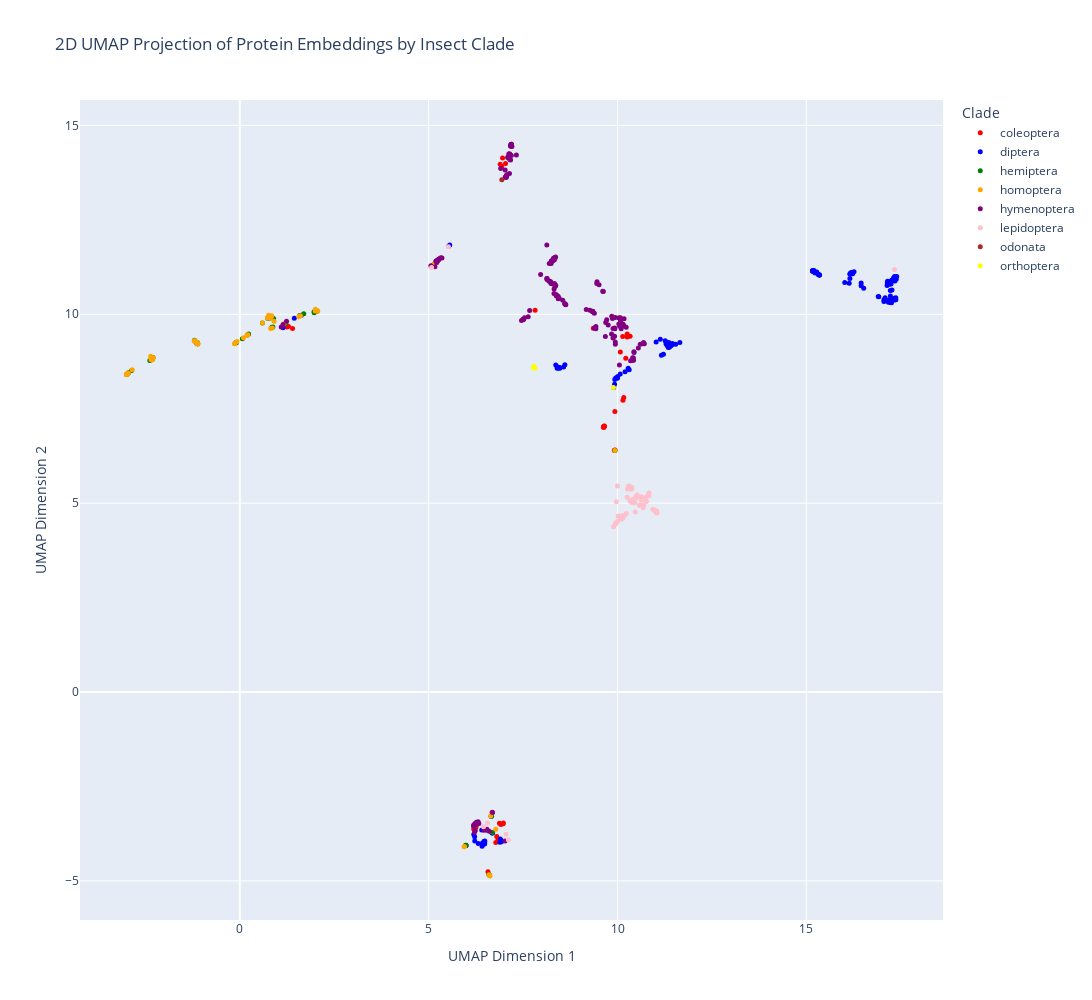

The code cell stored with this chart in its notebook:
### Code cell
import plotly.graph_objects as go
import numpy as np

# Assuming 'all_labels_2d' and 'embedded_data_2d' are already defined from previous UMAP reduction

# Define hardcoded colors for each clade
color_map = {
    "coleoptera": "red", "diptera": "blue", "hemiptera": "green", "homoptera": "orange",
    "hymenoptera": "purple", "lepidoptera": "pink", "odonata": "brown", "orthoptera": "yellow"
}

# Create a new figure for 2D plotting
fig = go.Figure()

# Plot each clade's points in the 2D space
for clade in embeddings_data.keys():
    indices = (all_labels_2d == clade)
    fig.add_trace(go.Scatter(
        x=embedded_data_2d[indices, 0],
        y=embedded_data_2d[indices, 1],
        mode='markers',
        marker=dict(
            size=5,
            color=color_map[clade],  # Color for each clade
        ),
        text=keys_data[clade],
        hoverinfo="text",
        name=clade  # Name of the clade for the legend
    ))

# Set the title and labels
fig.update_layout(
    title='2D UMAP Projection of Protein Embeddings by Insect Clade',
    xaxis_title='UMAP Dimension 1',
    yaxis_title='UMAP Dimension 2',
    legend_title="Clade",
    width=1200,
    height=1000,
)

# Show plot
fig.show()

### Figure 1 — Plotly figure (JSON) as saved in the notebook; plotly's stock layout.template omitted (floating-point values rounded to 4 significant figures; data arrays with more than 128 entries replaced by an {"elided": "..."} marker saying what was removed)
{"data": [{"hoverinfo": "text", "marker": {"color": "red", "size": 5}, "mode": "markers", "name": "coleoptera", "text": ["CAK1651321_1 Protein timeless homolog [Acanthoscelides obtectus]", "CAK1651322_1 Protein timeless homolog [Acanthoscelides obtectus]", "CAK1651328_1 Protein timeless homolog [Acanthoscelides obtectus]", "CAK1651332_1 Protein timeless homolog [Acanthoscelides obtectus]", "CAK1657700_1 Protein timeless homolog [Acanthoscelides obtectus]", "CAK1664182_1 Protein timeless homolog [Acanthoscelides obtectus]", "KAF7271216_1 hypothetical protein GWI33_015878 [Rhynchophorus ferrugineus]", "KAF7275727_1 hypothetical protein GWI33_011329, partial [Rhynchophorus ferrugineus]", "KAF7276150_1 hypothetical protein GWI33_010874, partial [Rhynchophorus ferrugineus]", "KAF7276725_1 hypothetical protein GWI33_009884, partial [Rhynchophorus ferrugineus]", "KAF7277062_1 hypothetical protein GWI33_009485, partial [Rhynchophorus ferrugineus]", "KAF7285717_1 hypothetical protein GWI33_010138 [Rhynchophorus ferrugineus]", "XP_008201051_1 protein timeless homolog isoform X1 [Tribolium castaneum]", "XP_015840765_1 protein timeless homolog isoform X2 [Tribolium castaneum]", "XP_017771147_1 PREDICTED: protein timeless homolog [Nicrophorus vespilloides]", "XP_017783660_1 PREDICTED: protein timeless homolog, partial [Nicrophorus vespilloides]", "XP_018327682_1 protein timeless homolog [Agrilus planipennis]", "XP_018561954_1 protein timeless homolog [Anoplophora glabripennis]", "XP_019866643_2 protein timeless homolog [Aethina tumida]", "XP_022919507_1 protein timeless homolog [Onthophagus taurus]", "XP_023016006_1 protein timeless homolog [Leptinotarsa decemlineata]", "XP_028140690_1 protein timeless homolog [Diabrotica virgifera virgifera]", "XP_030750597_1 protein timeless homolog [Sitophilus oryzae]", "XP_031332510_1 protein timeless homolog [Photinus pyralis]", "XP_044258885_1 protein timeless homolog [Tribolium madens]", "XP_044762559_1 protein timeless homolog [Coccinella septempunctata]", "XP_045461505_1 protein timeless homolog isoform X1 [Harmonia axyridis]", "XP_045461506_1 protein timeless homolog isoform X2 [Harmonia axyridis]", "XP_048519526_1 protein timeless homolog isoform X1 [Dendroctonus ponderosae]", "XP_048519560_1 protein timeless homolog isoform X2 [Dendroctonus ponderosae]", "XP_048519588_1 protein timeless homolog isoform X3 [Dendroctonus ponderosae]", "XP_050308820_1 protein timeless homolog [Anthonomus grandis grandis]", "XP_056642812_1 protein timeless homolog [Diorhabda sublineata]", "XP_056642813_1 protein timeless homolog [Diorhabda sublineata]", "XP_056642814_1 protein timeless homolog [Diorhabda sublineata]", "XP_057660653_1 protein timeless homolog [Diorhabda carinulata]", "XP_057660654_1 protein timeless homolog [Diorhabda carinulata]", "XP_057660656_1 protein timeless homolog [Diorhabda carinulata]", "XP_057660657_1 protein timeless homolog [Diorhabda carinulata]", "XP_060524213_1 protein timeless homolog isoform X1 [Cylas formicarius]", "XP_060524214_1 protein timeless homolog isoform X2 [Cylas formicarius]", "XP_063908888_1 protein timeless homolog [Zophobas morio]"], "type": "scatter", "x": [5.976, 6.804, 6.571, 6.835, 6.777, 5.257, 5.128, 6.913, 6.875, 6.97, 6.978, 6.192, 10.26, 10.26, 6.252, 5.275, 7.035, 1.29, 1.245, 10.17, 7.819, 9.932, 1.397, 9.36, 10.33, 6.934, 6.957, 6.893, 9.917, 9.935, 10.22, 10.14, 9.655, 9.644, 9.642, 9.627, 9.639, 9.634, 9.64, 10.07, 6.681, 10.14], "y": [-4.064, -3.826, -4.754, -3.908, -3.982, 11.45, 11.31, -3.509, -3.474, -3.488, -3.464, -3.628, 9.402, 9.476, -3.577, 11.47, 13.99, 9.679, 9.665, 7.797, 10.1, 7.427, 9.625, 9.632, 9.419, 13.92, 14.14, 13.97, 6.402, 6.408, 8.837, 7.721, 7.043, 7.038, 7.036, 7.008, 7.02, 7.015, 7.006, 9.003, -3.183, 9.411]}, {"hoverinfo": "text", "marker": {"color": "blue", "size": 5}, "mode": "markers", "name": "diptera", "text": {"elided": "140 str values"}, "type": "scatter", "x": {"elided": "140 float values"}, "y": {"elided": "140 float values"}}, {"hoverinfo": "text", "marker": {"color": "green", "size": 5}, "mode": "markers", "name": "hemiptera", "text": ["UHH90574_1 cyclobutane pyrimidine dimer photolyase [Pyrrhocoris apterus]", "XP_008186746_1 protein timeless homolog [Acyrthosiphon pisum]", "XP_008482101_2 protein timeless homolog [Diaphorina citri]", "XP_014246467_1 protein timeless homolog [Cimex lectularius]", "XP_014246468_1 protein timeless homolog [Cimex lectularius]", "XP_015364645_1 PREDICTED: protein timeless homolog [Diuraphis noxia]", "XP_016662949_1 protein timeless homolog [Acyrthosiphon pisum]", "XP_018907854_1 PREDICTED: protein timeless homolog [Bemisia tabaci]", "XP_022179868_1 protein timeless homolog isoform X1 [Myzus persicae]", "XP_022179877_1 protein timeless homolog isoform X2 [Myzus persicae]", "XP_024217293_1 protein timeless homolog [Halyomorpha halys]", "XP_025208327_1 protein timeless homolog [Melanaphis sacchari]", "XP_025208328_1 protein timeless homolog [Melanaphis sacchari]", "XP_025415562_1 protein timeless homolog isoform X1 [Sipha flava]", "XP_025415563_1 protein timeless homolog isoform X2 [Sipha flava]", "XP_025415564_1 protein timeless homolog isoform X3 [Sipha flava]", "XP_025415565_1 protein timeless homolog isoform X3 [Sipha flava]", "XP_025415566_1 protein timeless homolog isoform X3 [Sipha flava]", "XP_025415567_1 protein timeless homolog isoform X4 [Sipha flava]", "XP_026679889_1 protein timeless homolog isoform X1 [Diaphorina citri]", "XP_026679890_1 protein timeless homolog isoform X2 [Diaphorina citri]", "XP_026686241_1 protein timeless homolog [Diaphorina citri]", "XP_026686242_1 protein timeless homolog isoform X1 [Diaphorina citri]", "XP_026686243_1 protein timeless homolog isoform X2 [Diaphorina citri]", "XP_026686244_1 protein timeless homolog isoform X3 [Diaphorina citri]", "XP_026816055_1 protein timeless homolog [Rhopalosiphum maidis]", "XP_026816056_1 protein timeless homolog [Rhopalosiphum maidis]", "XP_039290694_1 protein timeless homolog [Nilaparvata lugens]", "XP_046662859_1 protein timeless homolog [Homalodisca vitripennis]", "XP_046687267_1 protein timeless homolog isoform X1 [Homalodisca vitripennis]", "XP_046687268_1 protein timeless homolog isoform X2 [Homalodisca vitripennis]", "XP_050054653_1 protein timeless homolog isoform X1 [Aphis gossypii]", "XP_050054654_1 protein timeless homolog isoform X2 [Aphis gossypii]", "XP_050054655_1 protein timeless homolog isoform X3 [Aphis gossypii]", "XP_050054656_1 protein timeless homolog isoform X4 [Aphis gossypii]", "XP_050066510_1 protein timeless homolog isoform X1 [Aphis gossypii]", "XP_050066511_1 protein timeless homolog isoform X1 [Aphis gossypii]", "XP_050066512_1 protein timeless homolog isoform X2 [Aphis gossypii]", "XP_050066513_1 protein timeless homolog isoform X3 [Aphis gossypii]", "XP_050066514_1 protein timeless homolog isoform X4 [Aphis gossypii]", "XP_050432474_1 LOW QUALITY PROTEIN: protein timeless homolog [Adelges cooleyi]", "XP_050538805_1 protein timeless homolog [Daktulosphaira vitifoliae]", "XP_054279540_1 protein timeless homolog [Macrosteles quadrilineatus]", "XP_054281406_1 protein timeless homolog [Macrosteles quadrilineatus]", "XP_060843659_1 protein timeless homolog isoform X1 [Rhopalosiphum padi]", "XP_060843660_1 protein timeless homolog isoform X2 [Rhopalosiphum padi]", "XP_060869026_1 protein timeless homolog [Metopolophium dirhodum]"], "type": "scatter", "x": [9.931, 0.8001, 5.182, -1.2, -1.185, -0.098, 0.7843, 1.971, -0.09686, 0.06756, 1.219, 0.2342, 0.2008, 0.877, 0.8469, 0.7337, 0.7712, 0.7919, 0.8038, 5.986, 5.982, 6.688, 6.609, 6.604, 6.596, -1.124, -1.142, 2.045, 6.668, 1.966, 2.014, -2.314, -2.297, -2.31, -2.383, -2.997, -2.976, -2.984, -2.94, -2.864, 0.8952, 0.5991, 1.585, 1.694, -1.125, -1.113, -0.1073], "y": [6.394, 9.941, 11.36, 9.313, 9.293, 9.249, 9.925, 10.04, 9.246, 9.354, 9.76, 9.478, 9.451, 9.662, 9.657, 9.894, 9.893, 9.903, 9.942, -4.053, -4.054, -3.721, -4.849, -4.845, -4.832, 9.218, 9.235, 10.08, -3.286, 10.07, 10.09, 8.825, 8.854, 8.824, 8.778, 8.404, 8.427, 8.421, 8.456, 8.514, 9.89, 9.77, 9.969, 10.02, 9.254, 9.22, 9.247]}, {"hoverinfo": "text", "marker": {"color": "orange", "size": 5}, "mode": "markers", "name": "homoptera", "text": ["UHH90574_1 cyclobutane pyrimidine dimer photolyase [Pyrrhocoris apterus]", "XP_008186746_1 protein timeless homolog [Acyrthosiphon pisum]", "XP_008482101_2 protein timeless homolog [Diaphorina citri]", "XP_014246467_1 protein timeless homolog [Cimex lectularius]", "XP_014246468_1 protein timeless homolog [Cimex lectularius]", "XP_015364645_1 PREDICTED: protein timeless homolog [Diuraphis noxia]", "XP_016662949_1 protein timeless homolog [Acyrthosiphon pisum]", "XP_018907854_1 PREDICTED: protein timeless homolog [Bemisia tabaci]", "XP_022179868_1 protein timeless homolog isoform X1 [Myzus persicae]", "XP_022179877_1 protein timeless homolog isoform X2 [Myzus persicae]", "XP_024217293_1 protein timeless homolog [Halyomorpha halys]", "XP_025208327_1 protein timeless homolog [Melanaphis sacchari]", "XP_025208328_1 protein timeless homolog [Melanaphis sacchari]", "XP_025415562_1 protein timeless homolog isoform X1 [Sipha flava]", "XP_025415563_1 protein timeless homolog isoform X2 [Sipha flava]", "XP_025415564_1 protein timeless homolog isoform X3 [Sipha flava]", "XP_025415565_1 protein timeless homolog isoform X3 [Sipha flava]", "XP_025415566_1 protein timeless homolog isoform X3 [Sipha flava]", "XP_025415567_1 protein timeless homolog isoform X4 [Sipha flava]", "XP_026679889_1 protein timeless homolog isoform X1 [Diaphorina citri]", "XP_026679890_1 protein timeless homolog isoform X2 [Diaphorina citri]", "XP_026686241_1 protein timeless homolog [Diaphorina citri]", "XP_026686242_1 protein timeless homolog isoform X1 [Diaphorina citri]", "XP_026686243_1 protein timeless homolog isoform X2 [Diaphorina citri]", "XP_026686244_1 protein timeless homolog isoform X3 [Diaphorina citri]", "XP_026816055_1 protein timeless homolog [Rhopalosiphum maidis]", "XP_026816056_1 protein timeless homolog [Rhopalosiphum maidis]", "XP_039290694_1 protein timeless homolog [Nilaparvata lugens]", "XP_046662859_1 protein timeless homolog [Homalodisca vitripennis]", "XP_046687267_1 protein timeless homolog isoform X1 [Homalodisca vitripennis]", "XP_046687268_1 protein timeless homolog isoform X2 [Homalodisca vitripennis]", "XP_050054653_1 protein timeless homolog isoform X1 [Aphis gossypii]", "XP_050054654_1 protein timeless homolog isoform X2 [Aphis gossypii]", "XP_050054655_1 protein timeless homolog isoform X3 [Aphis gossypii]", "XP_050054656_1 protein timeless homolog isoform X4 [Aphis gossypii]", "XP_050066510_1 protein timeless homolog isoform X1 [Aphis gossypii]", "XP_050066511_1 protein timeless homolog isoform X1 [Aphis gossypii]", "XP_050066512_1 protein timeless homolog isoform X2 [Aphis gossypii]", "XP_050066513_1 protein timeless homolog isoform X3 [Aphis gossypii]", "XP_050066514_1 protein timeless homolog isoform X4 [Aphis gossypii]", "XP_050432474_1 LOW QUALITY PROTEIN: protein timeless homolog [Adelges cooleyi]", "XP_050538805_1 protein timeless homolog [Daktulosphaira vitifoliae]", "XP_054279540_1 protein timeless homolog [Macrosteles quadrilineatus]", "XP_054281406_1 protein timeless homolog [Macrosteles quadrilineatus]", "XP_060843659_1 protein timeless homolog isoform X1 [Rhopalosiphum padi]", "XP_060843660_1 protein timeless homolog isoform X2 [Rhopalosiphum padi]", "XP_060869026_1 protein timeless homolog [Metopolophium dirhodum]"], "type": "scatter", "x": [9.931, 0.7653, 5.146, -1.182, -1.186, -0.129, 0.8436, 2.049, -0.07392, 0.0969, 1.174, 0.1892, 0.2148, 0.8615, 0.8172, 0.7302, 0.7912, 0.7581, 0.8296, 5.941, 5.946, 6.777, 6.625, 6.596, 6.611, -1.207, -1.128, 2.062, 6.643, 1.997, 2.001, -2.361, -2.29, -2.319, -2.355, -2.961, -2.961, -3.006, -2.957, -2.849, 0.9068, 0.6015, 1.563, 1.607, -1.128, -1.108, -0.1405], "y": [6.392, 9.976, 11.33, 9.291, 9.298, 9.223, 9.96, 10.1, 9.28, 9.38, 9.756, 9.444, 9.461, 9.637, 9.623, 9.904, 9.898, 9.922, 9.918, -4.09, -4.093, -3.635, -4.867, -4.834, -4.851, 9.296, 9.216, 10.08, -3.28, 10.08, 10.13, 8.889, 8.852, 8.791, 8.803, 8.44, 8.442, 8.402, 8.441, 8.532, 9.815, 9.767, 9.934, 9.964, 9.254, 9.214, 9.22]}, {"hoverinfo": "text", "marker": {"color": "purple", "size": 5}, "mode": "markers", "name": "hymenoptera", "text": {"elided": "173 str values"}, "type": "scatter", "x": {"elided": "173 float values"}, "y": {"elided": "173 float values"}}, {"hoverinfo": "text", "marker": {"color": "pink", "size": 5}, "mode": "markers", "name": "lepidoptera", "text": ["GBP19670_1 Protein timeless homolog [Eumeta japonica]", "KAI8424376_1 hypothetical protein MSG28_002902 [Choristoneura fumiferana]", "PZC70583_1 hypothetical protein B5X24_HaOG215582 [Helicoverpa armigera]", "PZC71942_1 hypothetical protein B5X24_HaOG212222 [Helicoverpa armigera]", "PZC76761_1 hypothetical protein B5X24_HaOG204149 [Helicoverpa armigera]", "PZC86677_1 hypothetical protein B5X24_HaOG206238 [Helicoverpa armigera]", "XP_012545048_1 protein timeless homolog isoform X1 [Bombyx mori]", "XP_012545050_1 protein timeless homolog isoform X3 [Bombyx mori]", "XP_013139047_1 PREDICTED: protein timeless homolog [Papilio polytes]", "XP_013165122_1 PREDICTED: protein timeless homolog isoform X1 [Papilio xuthus]", "XP_013165123_1 PREDICTED: protein timeless homolog isoform X2 [Papilio xuthus]", "XP_013190354_1 protein timeless homolog isoform X1 [Amyelois transitella]", "XP_013190355_1 protein timeless homolog isoform X2 [Amyelois transitella]", "XP_021188130_2 protein timeless homolog isoform X1 [Helicoverpa armigera]", "XP_021188130_3 protein timeless homolog isoform X1 [Helicoverpa armigera]", "XP_021188135_2 protein timeless homolog isoform X2 [Helicoverpa armigera]", "XP_021188135_3 protein timeless homolog isoform X2 [Helicoverpa armigera]", "XP_021203013_1 protein timeless homolog isoform X2 [Bombyx mori]", "XP_022130632_2 protein timeless homolog [Pieris rapae]", "XP_022825293_1 protein timeless homolog [Spodoptera litura]", "XP_023951788_2 protein timeless homolog [Bicyclus anynana]", "XP_026322138_1 protein timeless homolog [Hyposmocoma kahamanoa]", "XP_026737157_1 protein timeless homolog [Trichoplusia ni]", "XP_026755358_2 protein timeless homolog isoform X1 [Galleria mellonella]", "XP_028031042_1 protein timeless homolog [Bombyx mandarina]", "XP_028171612_1 protein timeless homolog [Ostrinia furnacalis]", "XP_030028363_2 protein timeless homolog [Manduca sexta]", "XP_031767070_2 protein timeless homolog isoform X2 [Galleria mellonella]", "XP_032512746_1 protein timeless homolog [Danaus plexippus plexippus]", "XP_034829680_1 protein timeless homolog [Maniola hyperantus]", "XP_037961725_2 protein timeless homolog [Plutella xylostella]", "XP_038223054_1 protein timeless homolog [Zerene cesonia]", "XP_039749472_1 protein timeless homolog [Pararge aegeria]", "XP_041971304_1 protein timeless homolog [Aricia agestis]", "XP_045446823_1 protein timeless homolog [Melitaea cinxia]", "XP_045494148_1 protein timeless homolog [Colias croceus]", "XP_045514633_1 protein timeless homolog isoform X1 [Pieris brassicae]", "XP_045514640_1 protein timeless homolog isoform X2 [Pieris brassicae]", "XP_045534788_1 protein timeless homolog isoform X1 [Papilio machaon]", "XP_045534789_1 protein timeless homolog isoform X2 [Papilio machaon]", "XP_045765294_1 protein timeless homolog isoform X1 [Maniola jurtina]", "XP_045765295_1 protein timeless homolog isoform X2 [Maniola jurtina]", "XP_046963189_1 protein timeless homolog [Vanessa cardui]", "XP_047022504_1 protein timeless homolog isoform X1 [Helicoverpa zea]", "XP_047022505_1 protein timeless homolog isoform X2 [Helicoverpa zea]", "XP_047526130_1 protein timeless homolog [Pieris napi]", "XP_047528915_1 protein timeless homolog [Vanessa atalanta]", "XP_047983992_1 protein timeless homolog isoform X1 [Leguminivora glycinivorella]", "XP_047983993_1 protein timeless homolog isoform X2 [Leguminivora glycinivorella]", "XP_049869881_1 protein timeless homolog [Pectinophora gossypiella]", "XP_050343206_1 protein timeless homolog [Nymphalis io]", "XP_050562246_1 protein timeless homolog [Spodoptera frugiperda]", "XP_050681257_1 protein timeless homolog [Leptidea sinapis]", "XP_052749243_1 protein timeless homolog isoform X1 [Galleria mellonella]", "XP_053603776_1 protein timeless homolog [Plodia interpunctella]", "XP_059046079_1 protein timeless homolog [Achroia grisella]", "XP_061377646_1 protein timeless homolog [Danaus plexippus]", "XP_061710979_1 protein timeless homolog [Cydia pomonella]", "XP_063360561_1 protein timeless homolog [Cydia amplana]", "XP_063377349_1 protein timeless homolog [Cydia fagiglandana]", "XP_063533309_1 protein timeless homolog [Cydia strobilella]", "XP_063619541_1 protein timeless homolog [Cydia splendana]", "XP_063824228_1 protein timeless homolog isoform X1 [Ostrinia nubilalis]", "XP_063824229_1 protein timeless homolog isoform X2 [Ostrinia nubilalis]", "XP_063893290_1 protein timeless homolog isoform X1 [Helicoverpa armigera]", "XP_064071504_1 protein timeless homolog [Vanessa tameamea]", "sp|Q17062_1|PER_ANTPE RecName: Full=Period circadian protein", "sp|Q25020_1|PER_HYACE RecName: Full=Period circadian protein", "sp|Q25478_1|PER_MANSE RecName: Full=Period circadian protein"], "type": "scatter", "x": [10.84, 10.38, 7.109, 5.08, 7.048, 11.01, 10.05, 9.972, 10.49, 10.5, 9.999, 10.12, 10.13, 11.03, 11.05, 11.04, 11.04, 10.02, 10.46, 10.63, 10.52, 17.33, 10.63, 10.74, 10.07, 10.14, 9.994, 10.83, 10.63, 10.47, 10.33, 11.03, 10.76, 10.23, 10.4, 10.94, 10.33, 10.38, 10.66, 10.63, 10.15, 10.1, 9.895, 11.0, 11.0, 10.26, 9.947, 10.29, 10.35, 10.18, 9.944, 10.68, 10.58, 10.78, 10.37, 10.82, 10.69, 10.33, 10.33, 10.26, 10.33, 10.33, 10.1, 10.11, 11.03, 9.95, 5.523, 6.453, 6.559], "y": [5.278, 5.413, -3.91, 11.24, -3.766, 4.791, 4.66, 5.035, 5.187, 5.144, 5.456, 4.601, 4.61, 4.778, 4.74, 4.759, 4.795, 4.662, 5.015, 4.948, 5.215, 11.19, 5.092, 5.072, 4.648, 4.612, 4.515, 5.196, 4.948, 4.763, 5.431, 4.755, 5.043, 4.727, 5.101, 4.838, 5.057, 5.021, 5.159, 5.17, 4.675, 4.595, 4.376, 4.788, 4.803, 5.158, 4.452, 5.456, 5.379, 4.665, 4.446, 4.877, 4.946, 5.173, 5.369, 5.23, 4.946, 5.421, 5.444, 5.378, 5.411, 5.413, 4.584, 4.583, 4.77, 4.456, 11.79, -3.569, -3.465]}, {"hoverinfo": "text", "marker": {"color": "brown", "size": 5}, "mode": "markers", "name": "odonata", "text": ["XP_046407332_1 protein timeless homolog [Ischnura elegans]"], "type": "scatter", "x": [6.938], "y": [13.56]}, {"hoverinfo": "text", "marker": {"color": "yellow", "size": 5}, "mode": "markers", "name": "orthoptera", "text": ["XP_046982697_1 protein timeless homolog [Schistocerca americana]", "XP_047100393_1 protein timeless homolog [Schistocerca piceifrons]", "XP_049770457_1 protein timeless homolog [Schistocerca cancellata]", "XP_049797672_1 protein timeless homolog [Schistocerca nitens]", "XP_049842526_1 protein timeless homolog [Schistocerca gregaria]", "XP_049849404_1 protein timeless homolog [Schistocerca gregaria]", "XP_049945993_1 protein timeless homolog [Schistocerca serialis cubense]"], "type": "scatter", "x": [7.804, 7.786, 7.782, 7.79, 7.787, 9.892, 7.811], "y": [8.586, 8.614, 8.594, 8.615, 8.593, 8.065, 8.568]}], "layout": {"height": 1000, "legend": {"title": {"text": "Clade"}}, "title": {"text": "2D UMAP Projection of Protein Embeddings by Insect Clade"}, "width": 1200, "xaxis": {"title": {"text": "UMAP Dimension 1"}}, "yaxis": {"title": {"text": "UMAP Dimension 2"}}}}
